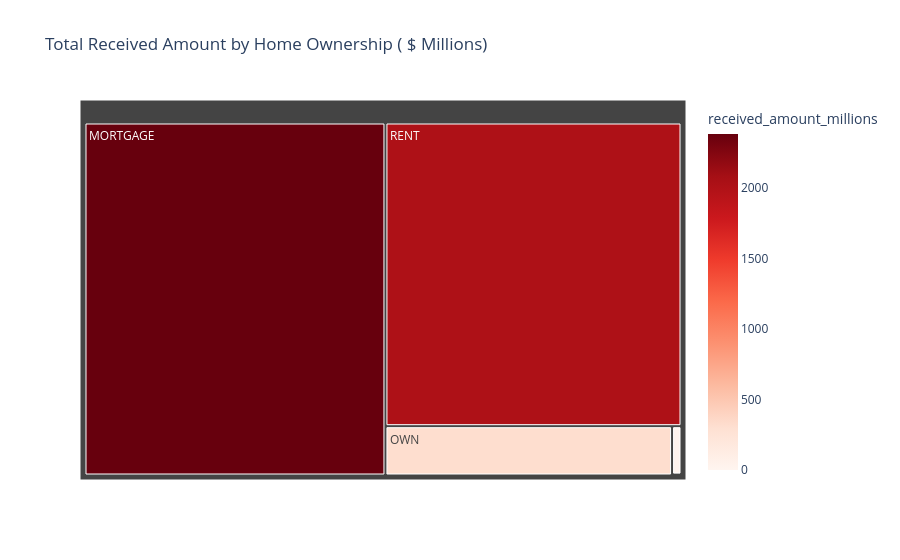

This figure's notebook cell:
### Markdown cell above
#### Home Ownership by Total Amount Received

### Code cell
home_funding3 = df.groupby('home_ownership')['total_payment'].sum().reset_index()
home_funding3['received_amount_millions']=home_funding3['total_payment']/1_00_000

fig=px.treemap(
   home_funding3,
    path=['home_ownership'],
    values='received_amount_millions',
    color='received_amount_millions',
    color_continuous_scale='reds',
    title='Total Received Amount by Home Ownership ( $ Millions)'
)
fig.show()

### Figure 1 — Plotly figure (JSON) as saved in the notebook; plotly's stock layout.template omitted (floating-point values rounded to 4 significant figures)
{"data": [{"branchvalues": "total", "customdata": [[2385.0], [0.1905], [10.25], [317.3], [2018.0]], "domain": {"x": [0, 1], "y": [0, 1]}, "hovertemplate": "labels=%{label}<br>received_amount_millions_sum=%{value}<br>parent=%{parent}<br>id=%{id}<br>received_amount_millions=%{color}<extra></extra>", "ids": ["MORTGAGE", "NONE", "OTHER", "OWN", "RENT"], "labels": ["MORTGAGE", "NONE", "OTHER", "OWN", "RENT"], "marker": {"coloraxis": "coloraxis", "colors": [2385.0, 0.1905, 10.25, 317.3, 2018.0]}, "name": "", "parents": ["", "", "", "", ""], "type": "treemap", "values": [2385.0, 0.1905, 10.25, 317.3, 2018.0]}], "layout": {"coloraxis": {"colorbar": {"title": {"text": "received_amount_millions"}}, "colorscale": [[0, "rgb(255,245,240)"], [0.125, "rgb(254,224,210)"], [0.25, "rgb(252,187,161)"], [0.375, "rgb(252,146,114)"], [0.5, "rgb(251,106,74)"], [0.625, "rgb(239,59,44)"], [0.75, "rgb(203,24,29)"], [0.875, "rgb(165,15,21)"], [1, "rgb(103,0,13)"]]}, "legend": {"tracegroupgap": 0}, "title": {"text": "Total Received Amount by Home Ownership ( $ Millions)"}}}
